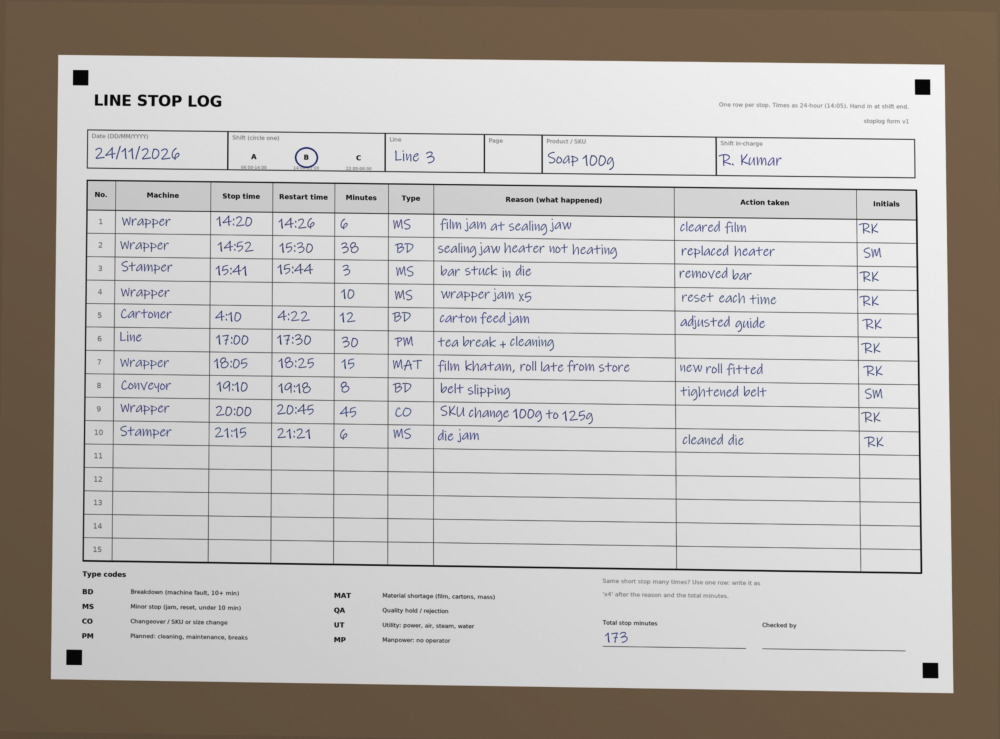
#> input picture samples/line3-shiftB.jpg, 3000 x 2215 px (shown at 1/3 size)
$ python -i capture.py   (imports and definitions only)
#> lines starting #> are read from the running program, lines starting #| are printed output that depends on the picture
"""Take photos on a Raspberry Pi and keep only the ones where the sheet changed.

Backends (picked automatically, or set STOPLOG_CAMERA):
  rpicam   Pi camera module via `rpicam-still` (Raspberry Pi OS Bookworm+) or `libcamera-still`
  usb      USB webcam via `fswebcam` (sudo apt install fswebcam)
  command  any command; set STOPLOG_CAPTURE_COMMAND with an {out} placeholder
"""

from __future__ import annotations

import shlex
import shutil
import subprocess
from pathlib import Path

from PIL import Image, ImageFilter, ImageOps


class CameraError(RuntimeError):
    pass


class Camera:
    DEFAULT_SIZE = {"rpicam": (2304, 1728), "usb": (1920, 1080)}  # USB webcams rarely exceed 1080p

    # [47 lines left out: functions __init__, _pick, argv, capture, not called in this run]


class ChangeDetector:
    """Is this frame different enough from the last one we kept to be worth reading?

    Compares a small, blurred, contrast-normalised greyscale copy cell by cell and takes the
    largest cell change, so one new handwritten row stands out while sensor noise averages away.
    """

    # Measured on simulated fixed-camera frames: same sheet with new sensor noise and a 6%
    # light change scores ~1.5; one newly written row scores ~7.8.
    def __init__(self, threshold: float = 4.0, size: tuple[int, int] = (192, 144), cell: int = 12):
        self.threshold, self.size, self.cell = threshold, size, cell
        self._last: bytes | None = None
        self._pending: bytes | None = None

    def signature(self, path: Path) -> bytes:
#> called with path = '../../samples/line3-shiftB.jpg'
        with Image.open(path) as im:
#> im is the input picture: PIL image 3000x2215 RGB; mean R, G, B 184.3, 180, 175.7
            g = ImageOps.exif_transpose(im).convert("L").resize(self.size, Image.Resampling.BILINEAR)
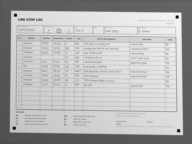
#> g: PIL image 192x144 L; min 7, max 243, mean 180.8
        g = ImageOps.autocontrast(g.filter(ImageFilter.GaussianBlur(1)), cutoff=1)
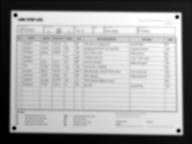
#> g: PIL image 192x144 L; min 0, max 255, mean 163.2
        return g.tobytes()  # one byte per pixel, row-major

    # [27 lines left out: functions score, check, accept, not called in this run]

>>> result = ChangeDetector().signature('../../samples/line3-shiftB.jpg')
